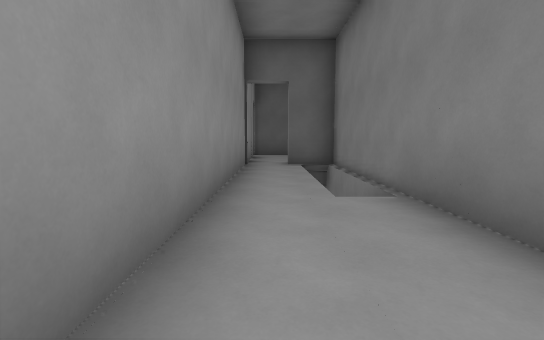
view 1 (above)

20 first-person views from a walk through a level from a Godot 3-D game. The camera is 1.3 m above the floor, tilts 6° down and sees 85° across. The floor is counted in squares, 2 m on a side. Each view is taken from the middle of a square. On the plan, view 1 faces up. The plan holds only what a view shows up to about 9 squares ahead; the rest is blank. The place goes on beyond the plan.

view 2
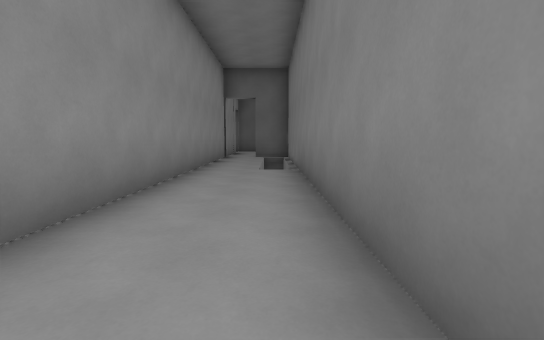

view 3
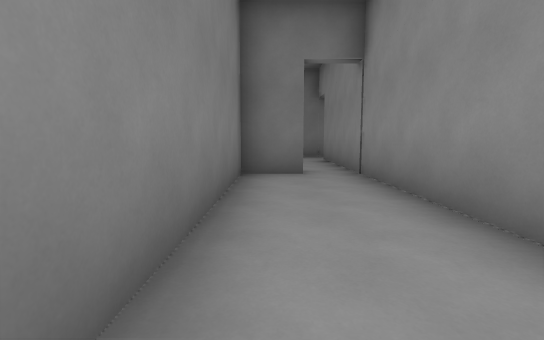

view 4
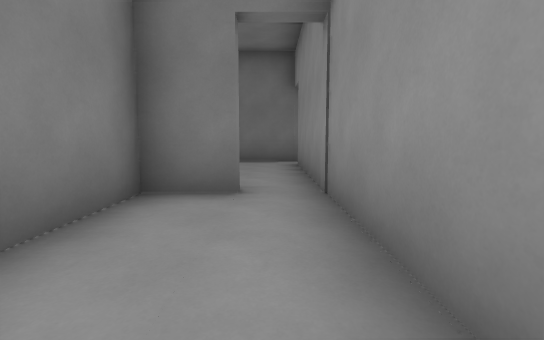

view 5
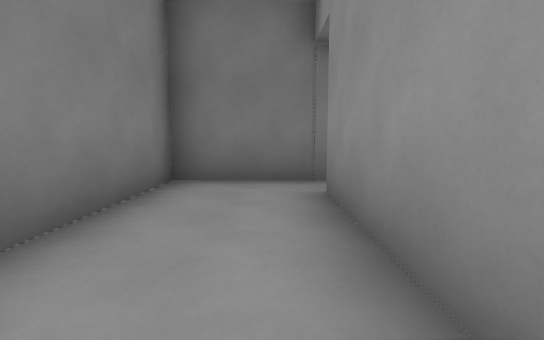

view 6
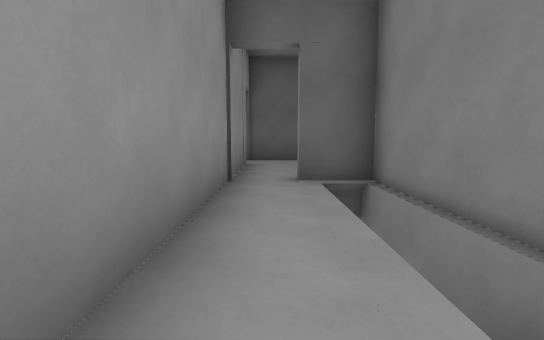

view 7
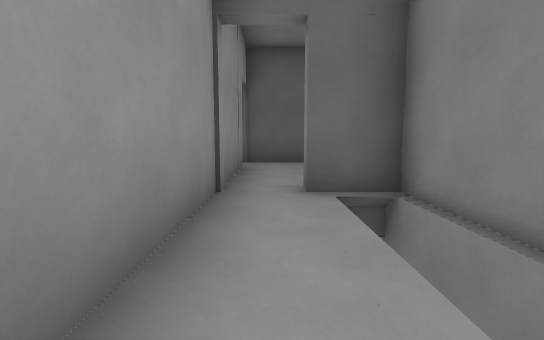

view 8
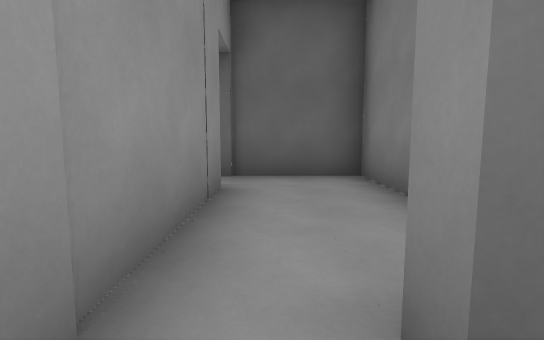

view 9
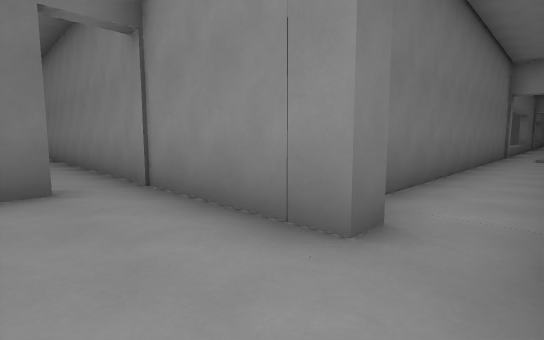

view 10
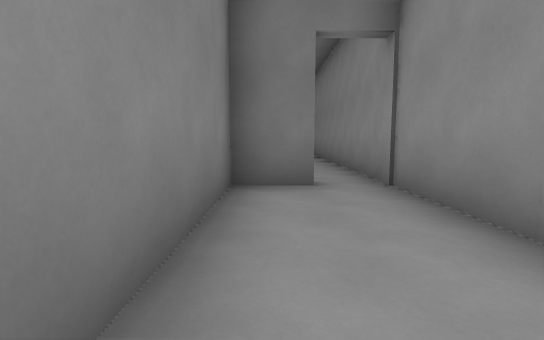

view 11
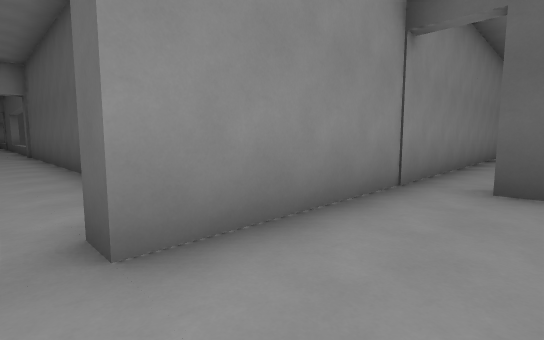

view 12
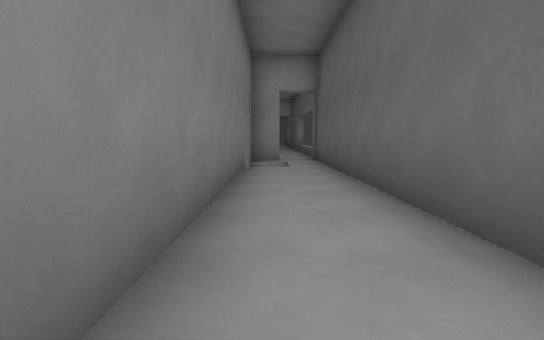

view 13
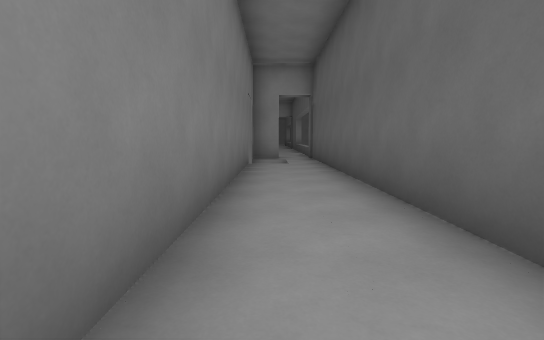

view 14
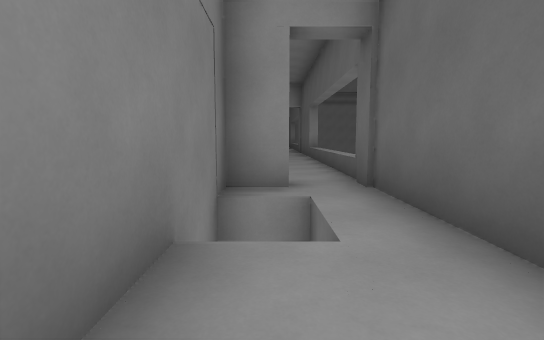

view 15
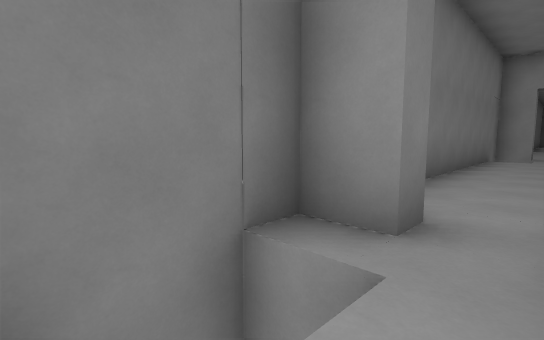

view 16
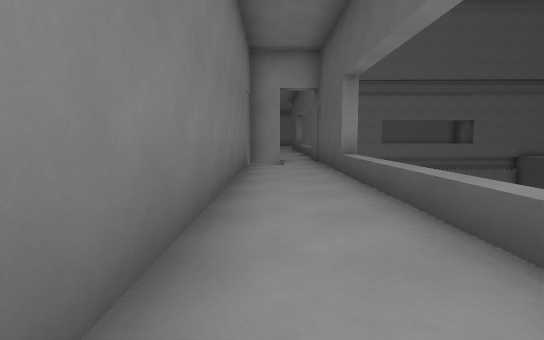

view 17
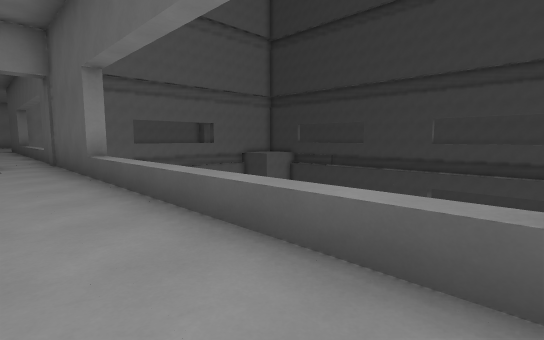

view 18
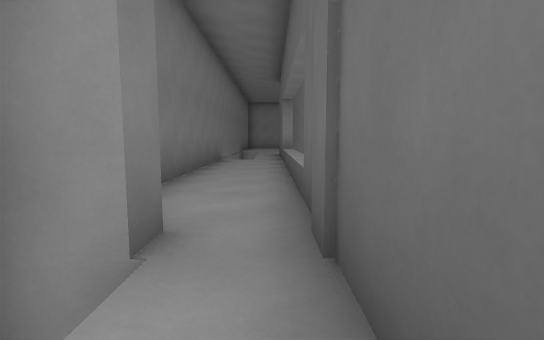

view 19
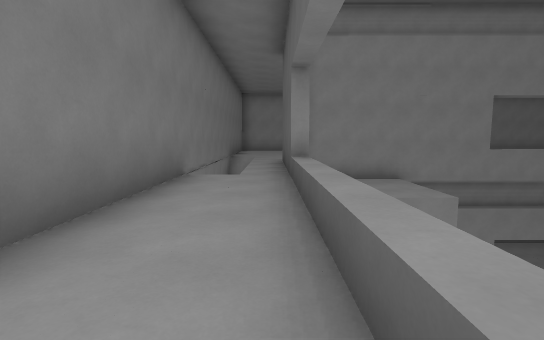

view 20
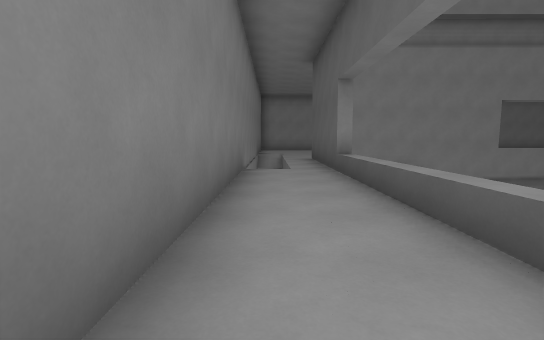

### Floor plan
Key: @ floor where view 1 was taken; # wall or solid block; . floor; / step, stairs or slope; v drop or lower ground.
Columns run from 32 left of view 1 to 2 right of it. Each row starts with its distance up from view 1.
 13                                ####
 12                                #..#
 11                                #..#
 10                       ##########..#
  9                                #..#
  8                                #.##
  7                                #./#
  6                                #./#
  5                                #./#
  4                                #./#
  3                                #..#
  2                                #..#
  1                                #..#
  0 v                              #@.#
 -1 v                              #..#
 -2 v                              #..#
 -3 v                              #..#
 -4 vvv                            #..#
 -5 vvv                            #.##
 -6 vvv                            #..#
 -7 ###vvvvv #####vvvvvv#########  #..#
 -8 ...............................#..#
 -9  //.......#v........#vv...........#
-10    ################################

Where each view was taken, in squares from view 1:
view 1: 0 up, 0 right, facing up
view 2: 3 down, 1 right, facing up
view 3: 1 up, 1 right, facing down
view 4: 1 down, 0 right, facing down
view 5: 5 down, 0 right, facing down
view 6: 3 up, 0 right, facing up
view 7: 4 up, 0 right, facing up
view 8: 7 up, 0 right, facing up
view 9: 12 up, 1 right, facing down-left
view 10: 12 up, 1 right, facing down
view 11: 9 down, 1 right, facing up-left
view 12: 9 down, 3 left, facing left
view 13: 9 down, 2 left, facing left
view 14: 9 down, 8 left, facing left
view 15: 8 down, 10 left, facing down-left
view 16: 9 down, 13 left, facing left
view 17: 9 down, 13 left, facing up-left
view 18: 8 down, 20 left, facing left
view 19: 8 down, 24 left, facing left
view 20: 9 down, 23 left, facing left
